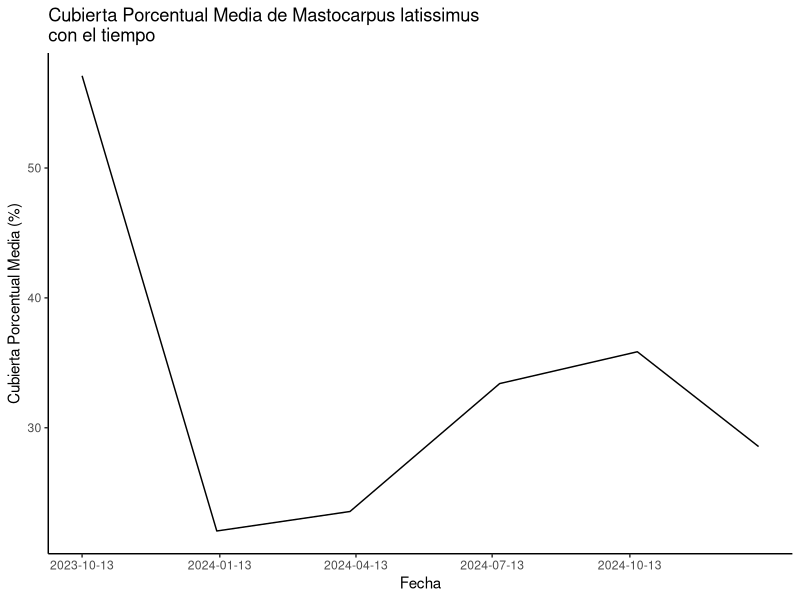
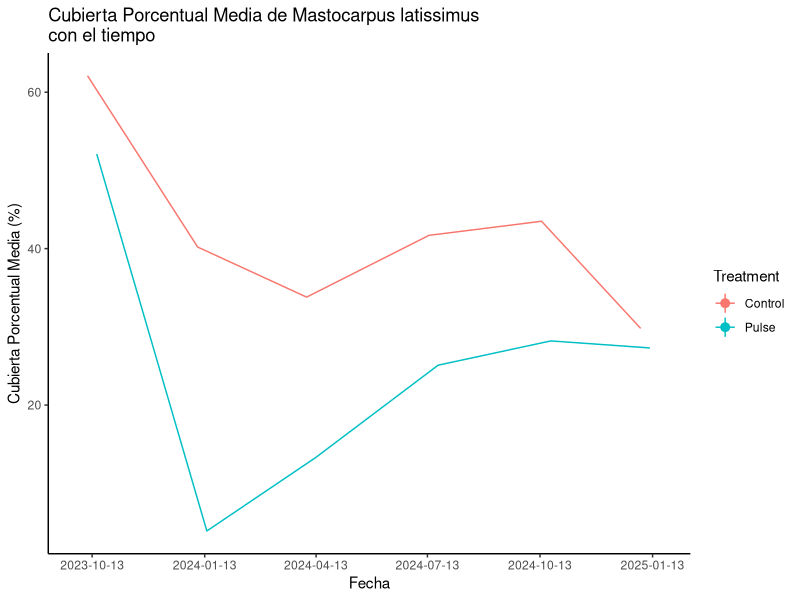

These figures' R source, in order: (Note: this script raises an error after producing the figures.)
# script for plotting Metacarpa abudnace over time----
#Notas-----
## command shift m para %>% 
#option - para <- 
#ver columnas con la funcion de 'names'

# ------Preamble---
rm(list = ls())

#--------Loading packages-------

packs <- c("tidyverse", "readxl")

lapply(packs, library, character.only = TRUE)
library(zoo)
library(ggplot2)

#-----Loading data------------

d <-read_excel(
  "data_removal_master.xlsx",
  skip = 4,
  trim_ws = TRUE,
  na = c("na", "NA")
) %>% 
  mutate_if(is.character, as.factor)

#--------Data preparacion Parte 1: Filtracion de data------------

summary(d)
#filter por proyect y site
d1 <- d %>% 
  filter(proyect == 1230286, Site == "PBLA")

#ver el resultado
view(d1)
print(d1)
names(d1)

#-------------Data preparacion Parte 2: Anadir una nueva columna que mostrar una fecha
#anadir una nueva variable que es la culminacion de 3 varibles para producir una fecha
#usar as.character funcion porque ciertas numeros estan solos (por ejemplo no es 01 es 1)
#mutate anadir una columna

d1$Year <- as.character(d1$Year)
d1$Month <- as.character(d1$Month)
d1$Day <- as.character(d1$Day)

d1 <- d1 %>% 
  mutate(new_date = as.Date(paste(d1$Year, d1$Month, d1$Day, sep = "-"), format = "%Y-%m-%d"))

#ver los resultados
print(head(d1))
names(d1)
view(d1)

#quiero mostrar un medio y error estandard entonces necisto calcular 
#stat_summary(fun.d1 = "mean_cl_boot")
#stat_summary(fun.d1, peom = "line")


#---------Plotting-------
#usar seq(from, to, by = interval) para generar una secuencia de fechas
#usar c() para crear una vector porque limits necesitan un vector como un input
#plot 
ggplot(d1, aes(x = new_date, y = Mastocarpus_latissimus)) +
  stat_summary(fun.data = "mean_cl_boot") +
  stat_summary(fun = mean, geom = "line") +
  labs(x = "Fecha", y = "Cubierta Porcentual Media (%)", title = "Cubierta Porcentual Media de Mastocarpus latissimus \ncon el tiempo") +
  theme_classic() +
  scale_x_date(
    limits = c(as.Date("2023-10-13"), as.Date("2025-01-07")), 
    breaks = seq(as.Date("2023-10-13"), as.Date("2025-01-07"), by = "3 months")
  )
#plot que muestra los dos control y pulso (cambiar limited para estar mas bajo y alto para permitir position_dodge)
ggplot(d1, aes(x = new_date, y = Mastocarpus_latissimus, color = Treatment)) +
  stat_summary(fun.data = "mean_cl_boot", position = position_dodge(width = 15)) +
  stat_summary(fun = mean, geom = "line", position = position_dodge(width = 15)) +
  labs(x = "Fecha", y = "Cubierta Porcentual Media (%)", title = "Cubierta Porcentual Media de Mastocarpus latissimus \ncon el tiempo") +
  theme_classic() +
  scale_x_date(
    limits = c(as.Date("2023-10-01"), as.Date("2025-01-20")), 
    breaks = c(seq(as.Date("2023-10-13"), as.Date("2025-01-13"), by = "3 months"))
  )

#plot lado por lado para comparar Mazzaella laminarioides a Mastocarpus latissimus
library(ggplot2)
install.packages("patchwork")
library(patchwork)
p1 <- ggplot(d1, aes(x = new_date, y = Mastocarpus_latissimus)) +
  stat_summary(fun.data = "mean_cl_boot") +
  stat_summary(fun = mean, geom = "line") +
  labs(x = "Fecha", y = "Cubierta Porcentual Media (%)", title = "Mastocarpus latissimus") +
  theme_classic() +
  scale_x_date(
    limits = c(as.Date("2023-10-13"), as.Date("2025-01-20"))
  )

p2 <- ggplot(d1, aes(x = new_date, y = Mazzaella_laminarioides)) +
  stat_summary(fun.data = "mean_cl_boot") +
  stat_summary(fun = mean, geom = "line") +
  labs(x = "Fecha", y = "Cubierta Porcentual Media (%)", title = "Mazzaella laminarioides") +
  theme_classic() +
  scale_x_date(
    limits = c(as.Date("2023-10-13"), as.Date("2025-01-07"))
  )
p1 + p2

p3 <- ggplot(d1, aes(x = new_date, y = Mastocarpus_latissimus, color = Treatment)) +
  stat_summary(fun.data = "mean_cl_boot", position = position_dodge(width = 25)) +
  stat_summary(fun = mean, geom = "line", position = position_dodge(width = 25)) +
  labs(x = "Fecha", y = "Cubierta Porcentual Media (%)", title = "Mastocarpus latissimus") +
  theme_classic() +
  theme(legend.position = "none") +
  scale_x_date(
    limits = c(as.Date("2023-10-01"), as.Date("2025-01-20"))
  )

p4 <- ggplot(d1, aes(x = new_date, y = Mazzaella_laminarioides, color = Treatment)) +
  stat_summary(fun.data = "mean_cl_boot", position = position_dodge(width = 25)) +
  stat_summary(fun = mean, geom = "line", position = position_dodge(width = 25)) +
  labs(x = "Fecha", y = "Cubierta Porcentual Media (%)", title = "Mazzaella laminarioidess") +
  theme_classic() +
  theme(legend.position = "none") +
  scale_x_date(
    limits = c(as.Date("2023-10-01"), as.Date("2025-01-20"))
  )

(p3 + p4) + 
  plot_layout(guides = "collect") &
  theme(legend.position = "bottom")   

#------MINI PROYECTO_DIVERSIDAD DE ESPECIES-----
#1. Filtrar Sitios en el Sur: PBLA, CALF, CHEU, CHAI
  #hice un error en esta paso, ademas no necesito filtrar por ambos proyecto y sitio porque este proyecto solamente incluye plbla, chai, cheu, calf)
d2 <- d %>% 
  filter(proyect == 1230286)

#ver los resultados
view(d2)
view(d2$Site)

#2. Calcular diversidad de especies 
#descargar paequete "vegan"
install.packages("vegan")
install.packages("permute")
install.packages("lattice")
library(vegan)
library(permute)
library(lattice)

#anadir la fecha a d2
d2$Year <- as.character(d2$Year)
d2$Month <- as.character(d2$Month)
d2$Day <- as.character(d2$Day)

d2 <- d2 %>% 
  mutate(new_date = as.Date(paste(d2$Year, d2$Month, d2$Day, sep = "-"), format = "%Y-%m-%d"))

view(d2)

#calcular diversidad de especies sessiles
#SESSILES: filtrar para sessiles
sessile <- d2 %>% 
  select(Lessonia_spicata:Pink_sponge)
view(sessile)

#calcular diversidad para sessiles
sessilediversity <- diversity(sessile %>% select(-Mastocarpus_latissimus), index = "shannon")
view(sessilediversity)

#ver si los datos son correctos
sessilediversityfake <- diversity(sessile, index = "shannon")
view(sessilediversityfake)

#crear una nueva columna con las valores de sessilediversity
sessile <- sessile %>% 
  mutate(sessilediversity)
view(sessile)

#MOBILE: filtrar para mobile + Mastocarpus
mobile <-  d2 %>% 
  select(Acanthina_monodon:Phymactis_sp, Mastocarpus_latissimus)
view(mobile)

#calcular diversidad para moviles
mobilediversity <- diversity(mobile %>% select(-Mastocarpus_latissimus), index = "shannon")
view(mobilediversity)

#crear una nueva columna con las valores de mobilediversity
mobile <- mobile %>% 
  mutate(mobilediversity)
view(mobile)

#cheque que mis valores son correctos y son incluir mastocarpus
mobilediversityfake <- diversity(mobile, index = "shannon")
view(mobilediversityfake)

#3. Hacer graficos de diversidad de especies y cubierta porcentual de Mastocarpus
#grafico por sessiles y mobiles
#grafico por sessile
ggplot(sessile, aes(x = sessilediversity, y = Mastocarpus_latissimus)) +
  geom_smooth() +
  geom_point() +
  labs(x = "diversidad de sesiles", y = "Cubierta Porcentual (%)", title = "Cubierta Porcentual de Mastocarpus latissimus con \n diversidad de especies sesiles") +
  theme_classic() 

#grafico por mobiles
ggplot(mobile, aes(x = mobilediversity, y = Mastocarpus_latissimus)) +
  geom_smooth() +
  geom_point() +
  labs(x = "diversidad de moviles", y = "Cubierta Porcentual (%)", title = "Cubierta Porcentual de Mastocarpus latissimus con \n diversidad de especies moviles") +
  theme_classic() 

#moviles y sessiles
p5 <- ggplot(sessile, aes(x = sessilediversity, y = Mastocarpus_latissimus)) +
  geom_smooth() +
  geom_point() +
  labs(x = "diversidad de sesiles", y = "Cubierta Porcentual (%)", title = "") +
  theme_classic() 
p6 <- ggplot(mobile, aes(x = mobilediversity, y = Mastocarpus_latissimus)) +
  geom_smooth() +
  geom_point() +
  labs(x = "diversidad de moviles", y = "", title = "") +
  theme_classic() 

p5 + p6 + plot_annotation(title = "Cubierta Porcentual de Mastocarpus latissimus con diversidad \nde especies")

#4. Jugar/analizar con los datos ------
#4a. que occuiría si evitar los ceros del Mastocarpus?
install.packages("dplyr")
library(dplyr)
#evitar los ceros en sessiles
#mutate cambiar los valores en una columna, ifelse puede cambiar un valor de que es TRUE (NA) o FALSO 
sessile <- sessile %>% 
  mutate(Mastocarpus_latissimus = ifelse(Mastocarpus_latissimus == 0, NA, Mastocarpus_latissimus))
view(sessile$Mastocarpus_latissimus)

#hacer un grafico sin los ceros de mastocarpus
ggplot(sessile, aes(x = sessilediversity, y = Mastocarpus_latissimus )) +
  geom_smooth() +
  geom_point() +
  labs(x = "diversidad de sesiles", y = "Cubierta Porcentual (%)", title = "Cubierta Porcentual de Mastocarpus latissimus con \n diversidad de especies sesiles") +
  theme_classic() 

#evitar los ceros en moviles
mobile <- mobile %>% 
  mutate(Mastocarpus_latissimus = ifelse(Mastocarpus_latissimus == 0, NA, Mastocarpus_latissimus))
view(mobile$Mastocarpus_latissimus)

#hacer un grafico sin los ceros de mastocarpus
ggplot(mobile, aes(x = mobilediversity, y = Mastocarpus_latissimus)) +
  geom_smooth() +
  geom_point() +
  labs(x = "diversidad de moviles", y = "Cubierta Porcentual (%)", title = "Cubierta Porcentual de Mastocarpus latissimus con \n diversidad de especies moviles") +
  theme_classic() 

#mostrar graficos por ambos espeices sin ceros
p7 <- ggplot(sessile, aes(x = sessilediversity, y = Mastocarpus_latissimus )) +
  geom_smooth() +
  geom_point() +
  labs(x = "diversidad de sesiles", y = "Cubierta Porcentual (%)", title = "") +
  theme_classic() 
p8 <- ggplot(mobile, aes(x = mobilediversity, y = Mastocarpus_latissimus)) +
  geom_smooth() +
  geom_point() +
  labs(x = "diversidad de moviles", y = "", title = "") +
  theme_classic() 
p7 + p8 + plot_annotation(title = "Cubierta Porcentual de Mastocarpus latissimus con diversidad \nde especies")

#------Modelos Lineales----------------
#modelo lineal de sessiles
oneway.model <- lm(Mastocarpus_latissimus ~ sessilediversity, data = sessile)
summary(oneway.model)
print(oneway.model)

#graficar 
p9 <- ggplot(sessile, aes(x = sessilediversity, y = Mastocarpus_latissimus )) +
  geom_smooth(method = "lm") +
  geom_point() +
  labs(x = "diversidad de sesiles", y = "Cubierta Porcentual (%)", title = "") +
  theme_classic() +
  annotate("text", x=0.53, y=109, label="y = 38.75 - 12.476") +
  annotate("text", x=0.75, y=99, label="Adjusted R-squared = 0.005717") +
  annotate("text", x=0.47, y=89, label="p = 0.193")

#modelo lineal de moviles
oneway.model2 <- lm(Mastocarpus_latissimus ~ mobilediversity, data = mobile)
summary(oneway.model2)
print(oneway.model2)

#graficar 
p10 <- ggplot(mobile, aes(x = mobilediversity, y = Mastocarpus_latissimus )) +
  geom_smooth(method = "lm") +
  geom_point() +
  labs(x = "diversidad de moviles", y = "Cubierta Porcentual (%)", title = "") +
  theme_classic() +
  annotate("text", x=0.50, y=105, label="y = 42.455 - 15.756x") +
  annotate("text", x=0.75, y=95, label="Adjusted R-sqaured = 0.0284") +
  annotate("text", x=0.53, y=85, label="p = 0.03348")

p9 + p10 + plot_annotation(title = "Cubierta Porcentual de Mastocarpus latissimus con diversidad \nde especies")

#----Mastocarpus modelo linea con tiempo  ------
#modelo linea entre Mastocarpus y tiempo
#anadir una columna para la fecha a d2
d2$Year <- as.character(d2$Year)
d2$Month <- as.character(d2$Month)
d2$Day <- as.character(d2$Day)

d2 <- d2 %>% 
  mutate(new_date2 = as.Date(paste(d2$Year, d2$Month, d2$Day, sep = "-"), format = "%Y-%m-%d"))

#ver los resultados
print(head(d2))
view(d2)
names(d2)

#hacer una modelo entre Mastocarpus y tiempo
oneway.model3 <- lm(Mastocarpus_latissimus ~ new_date2, data = d2)
summary(oneway.model3)
print(oneway.model3)

#hacer un plot del modelo
ggplot(d2, aes(x = new_date2, y = Mastocarpus_latissimus)) +
  geom_smooth(method = "lm") +
  geom_point() +
  labs(x = "Fecha", y = "Cubierta Porcentual Media (%)", title = "Cubierta Porcentual Media de Mastocarpus latissimus \ncon el tiempo") +
  theme_classic() +
  scale_x_date(
    limits = c(as.Date("2023-10-01"), as.Date("2025-01-20")), 
    breaks = c(seq(as.Date("2023-10-13"), as.Date("2025-01-13"), by = "3 months"))) +
  annotate("text", x=as.Date("2024-07-13"), y=105,label="y = 256.98018 - 0.01237x") +
  annotate("text", x=as.Date("2024-07-13"), y=95, label="Adjusted R-sqaured = -0.003741") +
  annotate("text", x=as.Date("2024-07-13"), y=85, label="p = 0.45")
 
#hacer un modelo con el control y treatment como grupos
group_model <- d2 %>% 
  group_by(Treatment) %>% 
  do({
    model = lm(Mastocarpus_latissimus ~ new_date2, data = .)
    tidy(model)
  })

#view results
summary(group_model)
print(group_model)
install.packages("broom")
library(broom)

#hacer el grafico
ggplot(d2, aes(x = new_date2, y = Mastocarpus_latissimus, color = Treatment)) +
  geom_smooth(method = "lm") +
  geom_point() +
  labs(x = "Fecha", y = "Cubierta Porcentual Media (%)", title = "Cubierta Porcentual Media de Mastocarpus latissimus \ncon el tiempo") +
  theme_classic() +
  scale_x_date(
    limits = c(as.Date("2023-10-01"), as.Date("2025-01-20")), 
    breaks = c(seq(as.Date("2023-10-13"), as.Date("2025-01-13"), by = "3 months"))) +
  annotate("text", x=as.Date("2024-07-13"), y=105, label="Control: p = 0.498") +
  annotate("text", x=as.Date("2024-07-07"), y=95, label="Pulse: p = 0.129")

#----hacer un modelo linea por sessiles y distingue entre control y pulse ----
#add treatment column to sessile data
sessile_with_treatment <- sessile %>%
  mutate(Treatment = d2$Treatment)
view(sessile_with_treatment)

#hacer un modelo linea
group_model2 <- sessile_with_treatment %>% 
  group_by(Treatment) %>% 
  do({
    model2 = lm(Mastocarpus_latissimus ~ sessilediversity, data = .)
    tidy(model2)
  })
print(group_model2)

#graficar
p11 <- ggplot(sessile_with_treatment, aes(x = sessilediversity, y = Mastocarpus_latissimus, color = Treatment)) +
  geom_smooth(method = "lm") +
  geom_point() +
  labs(x = "diversidad de sesiles", y = "Cubierta Porcentual (%)", title = "") +
  theme_classic() +
  theme(legend.position = "none") +
  annotate("text", x=0.47, y=109, label="Control: p = 0.694") +
  annotate("text", x=0.47, y=99, label="Pulse: p = 0.143")

#----hacer un modelo linea por moviles y distingue entre control y pulse ----
#add treatment column to movil data
mobile_with_treatment <- mobile %>%
  mutate(Treatment = d2$Treatment)
view(mobile_with_treatment)

group_model3 <- mobile_with_treatment %>% 
  group_by(Treatment) %>% 
  do({
    model3 = lm(Mastocarpus_latissimus ~ mobilediversity, data = .)
    tidy(model3)
  })
print(group_model3)

#graficar
p12 <- ggplot(mobile_with_treatment, aes(x = mobilediversity, y = Mastocarpus_latissimus, color = Treatment)) +
  geom_smooth(method = "lm") +
  geom_point() +
  labs(x = "diversidad de moviles", y = "Cubierta Porcentual (%)", title = "") +
  theme_classic() +
  annotate("text", x=0.47, y=109, label="Control: p = 0.157") +
  annotate("text", x=0.47, y=99, label="Pulse: p = 0.342 ")
p11 + p12 + plot_annotation(title = "Cubierta Porcentual de Mastocarpus latissimus con \ndiversidad de especies")

#---modelo linea entre Mastocarpus y Maezaella---
model4 <- lm(Mastocarpus_latissimus ~ Mazzaella_laminarioides, data = d2)
summary(model4)
print(model4)

#graficar
ggplot(d2, aes(x = Mazzaella_laminarioides, y = Mastocarpus_latissimus)) +
  geom_smooth(method = "lm") +
  geom_point() +
  labs(x = "Mazzaella laminarioides", y = "Mastocarpus latissimus", title = "Relacion entre la Cubierta Porcentual de Mazzaella \nlaminarioides y Mastocarpus latissimus") +
  theme_classic() +
  scale_x_continuous(limits = c(0,100)) +
  scale_y_continuous(limits = c(0,100)) +
  annotate("text", x=60, y=100, label="y = 11.73661 - 0.09815x") +
  annotate("text", x=65, y=90, label="Adjusted R-squared = 0.01469") +
  annotate("text", x=53, y=80, label="p < 0.01 ")

#riqueza de especies + modelos lineas
mobile <- mobile %>% 
  mutate(
    species_richness = apply(select(mobile, Acanthina_monodon:Phymactis_sp), 1, function(row) sum(row > 0))
  )
view(mobile)

model5 <- lm(Mastocarpus_latissimus ~ species_richness, data = mobile)
summary(model5)
print(model5)

sessile <- sessile %>% 
  mutate(
    species_richness = apply(select(sessile, Lessonia_spicata:Pink_sponge, -Mastocarpus_latissimus), 1, function(row) sum(row > 0))
  )
view(sessile)

model6 <- lm(Mastocarpus_latissimus ~ species_richness, data = sessile)
summary(model6)
print(model6)

#-----graficar-----
p13 <- ggplot(sessile, aes(x = species_richness, y = Mastocarpus_latissimus )) +
  geom_smooth(method = "lm") +
  geom_point() +
  scale_y_continuous(limits = c(0, 110)) +
  labs(x = "riqueza de sesiles", y = "Cubierta Porcentual (%)", title = "") +
  theme_classic() +
  annotate("text", x=4, y=100, label="y = 66.03 - 10.95x") +
  annotate("text", x=4, y=110, label="Adjusted R-squared = 0.2385") +
  annotate("text", x=4, y=90, label="p < 0.001")

p14 <- ggplot(mobile, aes(x = species_richness, y = Mastocarpus_latissimus )) +
  geom_smooth(method = "lm") +
  geom_point() +
  labs(x = "riqueza de moviles", y = "Cubierta Porcentual (%)", title = "") +
  theme_classic() +
  annotate("text", x=2, y=100, label="y = 43.265 - 4.354x") +
  annotate("text", x=2, y=110, label="Adjusted R-squared = 0.01588") +
  annotate("text", x=2, y=90, label="p = 0.08579")

p13 + p14 +plot_annotation(title="Cubierta Porcentual de Mastocarpus latissimus con \nriqueza de especies")

setwd("/Users/maggie/Documents/Pasantía Primavera 2025/R Studio Graphs/Pasantía Chile")

#graficar cubierta porcentual de mastocarpus y riqueza de sessiles con control y pulso
#add treatment column to sessil data
sessile <- mutate(sessile, Treatment = d2$Treatment)
View(sessile)

#graficar
ggplot(sessile, aes(x = species_richness, y = Mastocarpus_latissimus, color = Treatment)) +
  geom_smooth() +
  geom_point() +
  labs(x = "riqueza de sessiles", y = "Cubierta Porcentual de Mastocarpus(%)", title = "Cubierta Porcentual de Mastocarpus latissimus con \nriqueza de sessiles (sin ceros)") +
  theme_classic() 

#-------------Sicronia------------
#riqueza de sessiles en los diferentes sitios con tiempo
#1. anadir nueva fecha
sessile <- mutate(sessile, new_date = d2$new_date2)
View(sessile)

#2. anadir sitios ("PBLA", "CALF", "CHEU", "CHAI")
sessile <- mutate(sessile, site = d2$Site)
View(sessile)

#3 evitar species_richness2 columna para claridad
sessile <- sessile %>% select(-species_richness2) 
View(sessile)

#3 graficar por sitio
#a. PBLA
  #filtrar
sessile_PBLA <- sessile %>% 
  filter(site == c("PBLA"))
View(sessile_PBLA)

  #graficar
ggplot(sessile_PBLA, aes(x = new_date, y = species_richness, color = Treatment)) +
  geom_smooth() +
  geom_point() +
  labs(x = "Fecha", y = "Riqueza de Sessiles", title = "") +
  theme_classic() 

#b CALF
  #filtrar
sessile_CALF <- sessile %>% 
  filter(site == c("CALF"))
View(sessile_CALF)

  #graficar
ggplot(sessile_CALF, aes(x = new_date, y = species_richness, color = Treatment)) +
  geom_smooth() +
  geom_point() +
  labs(x = "Fecha", y = "Riqueza de Sessiles", title = "") +
  theme_classic()

#c CHEU
  #filtrar
sessile_CHEU <- sessile %>% 
  filter(site == c("CHEU"))
View(sessile_CHEU)

  #graficar
ggplot(sessile_CHEU, aes(x = new_date, y = species_richness, color = Treatment)) +
  geom_smooth() +
  geom_point() +
  labs(x = "Fecha", y = "Riqueza de Sessiles", title = "") +
  theme_classic()

#d CHAI
  #filtrar
sessile_CHAI <- sessile %>% 
  filter(site == c("CHAI"))
View(sessile_CHAI)

  #graficar
ggplot(sessile_CHAI, aes(x = new_date, y = species_richness, color = Treatment)) +
  geom_smooth() +
  geom_point() +
  labs(x = "Fecha", y = "Riqueza de Sessiles", title = "") +
  theme_classic()

#chequar datos porque los tratimientos no ver correcto
ggplot(sessile, aes(x= new_date, y = species_richness, color = Treatment)) +
  # geom_smooth() +
  geom_point() +
  labs(x = "Fecha", y = "Riqueza de Sessiles", title = "") +
  theme_classic()


